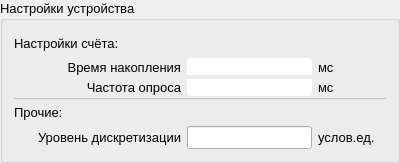
<?xml version="1.0" encoding="UTF-8"?>
<ui version="4.0">
 <class>GroupBox</class>
 <widget class="QGroupBox" name="GroupBox">
  <property name="geometry">
   <rect>
    <x>0</x>
    <y>0</y>
    <width>400</width>
    <height>163</height>
   </rect>
  </property>
  <property name="font">
   <font>
    <pointsize>10</pointsize>
   </font>
  </property>
  <property name="windowTitle">
   <string>GroupBox</string>
  </property>
  <property name="title">
   <string>Настройки устройства</string>
  </property>
  <layout class="QGridLayout" name="gridLayout">
   <item row="0" column="0">
    <layout class="QGridLayout" name="gridLayout_4">
     <property name="topMargin">
      <number>0</number>
     </property>
     <property name="verticalSpacing">
      <number>2</number>
     </property>
     <item row="6" column="2">
      <widget class="QLineEdit" name="comp_level">
       <property name="font">
        <font>
         <pointsize>10</pointsize>
        </font>
       </property>
       <property name="text">
        <string/>
       </property>
       <property name="alignment">
        <set>Qt::AlignCenter</set>
       </property>
      </widget>
     </item>
     <item row="3" column="2">
      <widget class="QLineEdit" name="period_of_polling">
       <property name="font">
        <font>
         <family>MS Shell Dlg 2</family>
         <pointsize>10</pointsize>
        </font>
       </property>
       <property name="styleSheet">
        <string notr="true">    border-top-left-radius: 0px;
    border-top-right-radius: 0px;

    border-bottom-left-radius: 4px;
    border-bottom-right-radius: 4px;</string>
       </property>
       <property name="text">
        <string/>
       </property>
       <property name="alignment">
        <set>Qt::AlignCenter</set>
       </property>
      </widget>
     </item>
     <item row="2" column="2">
      <widget class="QLineEdit" name="accum_time">
       <property name="font">
        <font>
         <family>MS Shell Dlg 2</family>
         <pointsize>10</pointsize>
        </font>
       </property>
       <property name="styleSheet">
        <string notr="true">border-top-left-radius: 4px;
border-top-right-radius: 4px;

border-bottom-left-radius: 0px;
border-bottom-right-radius: 0px;</string>
       </property>
       <property name="text">
        <string/>
       </property>
       <property name="alignment">
        <set>Qt::AlignCenter</set>
       </property>
      </widget>
     </item>
     <item row="4" column="0" colspan="5">
      <widget class="QFrame" name="frame_3">
       <property name="minimumSize">
        <size>
         <width>0</width>
         <height>1</height>
        </size>
       </property>
       <property name="maximumSize">
        <size>
         <width>16777215</width>
         <height>1</height>
        </size>
       </property>
       <property name="styleSheet">
        <string notr="true">background-color: rgb(255, 255, 255);</string>
       </property>
       <property name="frameShape">
        <enum>QFrame::StyledPanel</enum>
       </property>
       <property name="frameShadow">
        <enum>QFrame::Raised</enum>
       </property>
      </widget>
     </item>
     <item row="3" column="3">
      <widget class="QLabel" name="label_4">
       <property name="font">
        <font>
         <pointsize>10</pointsize>
        </font>
       </property>
       <property name="text">
        <string>мс</string>
       </property>
      </widget>
     </item>
     <item row="2" column="1">
      <widget class="QLabel" name="label">
       <property name="font">
        <font>
         <pointsize>10</pointsize>
        </font>
       </property>
       <property name="text">
        <string>Время накопления</string>
       </property>
       <property name="alignment">
        <set>Qt::AlignRight|Qt::AlignTrailing|Qt::AlignVCenter</set>
       </property>
      </widget>
     </item>
     <item row="3" column="1">
      <widget class="QLabel" name="label_2">
       <property name="font">
        <font>
         <pointsize>10</pointsize>
        </font>
       </property>
       <property name="text">
        <string>Частота опроса</string>
       </property>
       <property name="alignment">
        <set>Qt::AlignRight|Qt::AlignTrailing|Qt::AlignVCenter</set>
       </property>
      </widget>
     </item>
     <item row="2" column="3">
      <widget class="QLabel" name="label_3">
       <property name="font">
        <font>
         <pointsize>10</pointsize>
        </font>
       </property>
       <property name="text">
        <string>мс</string>
       </property>
      </widget>
     </item>
     <item row="5" column="0" colspan="2">
      <widget class="QLabel" name="label_19">
       <property name="font">
        <font>
         <pointsize>10</pointsize>
        </font>
       </property>
       <property name="text">
        <string>Прочие:</string>
       </property>
      </widget>
     </item>
     <item row="1" column="0" colspan="2">
      <widget class="QLabel" name="label_18">
       <property name="font">
        <font>
         <pointsize>10</pointsize>
        </font>
       </property>
       <property name="text">
        <string>Настройки счёта:</string>
       </property>
      </widget>
     </item>
     <item row="2" column="0">
      <spacer name="horizontalSpacer">
       <property name="orientation">
        <enum>Qt::Horizontal</enum>
       </property>
       <property name="sizeHint" stdset="0">
        <size>
         <width>40</width>
         <height>20</height>
        </size>
       </property>
      </spacer>
     </item>
     <item row="6" column="0" colspan="2">
      <widget class="QLabel" name="label_5">
       <property name="font">
        <font>
         <pointsize>10</pointsize>
        </font>
       </property>
       <property name="text">
        <string>Уровень дискретизации</string>
       </property>
       <property name="alignment">
        <set>Qt::AlignRight|Qt::AlignTrailing|Qt::AlignVCenter</set>
       </property>
      </widget>
     </item>
     <item row="6" column="3" colspan="2">
      <widget class="QLabel" name="label_6">
       <property name="font">
        <font>
         <pointsize>10</pointsize>
        </font>
       </property>
       <property name="text">
        <string>услов.ед.</string>
       </property>
      </widget>
     </item>
     <item row="2" column="4">
      <spacer name="horizontalSpacer_2">
       <property name="orientation">
        <enum>Qt::Horizontal</enum>
       </property>
       <property name="sizeHint" stdset="0">
        <size>
         <width>40</width>
         <height>20</height>
        </size>
       </property>
      </spacer>
     </item>
    </layout>
   </item>
  </layout>
 </widget>
 <resources/>
 <connections/>
</ui>
